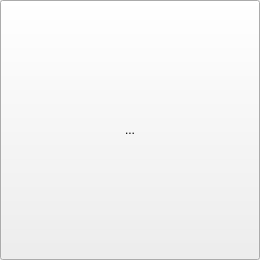
<?xml version="1.0" encoding="UTF-8"?>
<ui version="4.0">
 <class>GameWin</class>
 <widget class="QWidget" name="GameWin">
  <property name="geometry">
   <rect>
    <x>0</x>
    <y>0</y>
    <width>260</width>
    <height>260</height>
   </rect>
  </property>
  <property name="minimumSize">
   <size>
    <width>260</width>
    <height>260</height>
   </size>
  </property>
  <property name="maximumSize">
   <size>
    <width>260</width>
    <height>260</height>
   </size>
  </property>
  <property name="windowTitle">
   <string>你过关！</string>
  </property>
  <widget class="QToolButton" name="toolButton">
   <property name="geometry">
    <rect>
     <x>0</x>
     <y>0</y>
     <width>260</width>
     <height>260</height>
    </rect>
   </property>
   <property name="minimumSize">
    <size>
     <width>260</width>
     <height>260</height>
    </size>
   </property>
   <property name="maximumSize">
    <size>
     <width>260</width>
     <height>260</height>
    </size>
   </property>
   <property name="text">
    <string>...</string>
   </property>
   <property name="iconSize">
    <size>
     <width>260</width>
     <height>260</height>
    </size>
   </property>
  </widget>
 </widget>
 <resources/>
 <connections/>
</ui>
